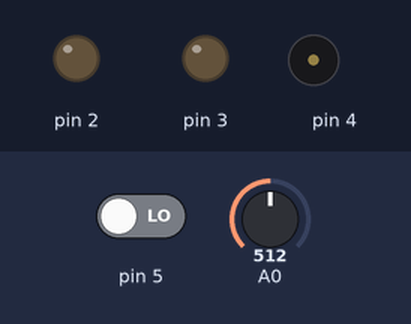
Bench run of a sketch on a simulated Arduino Uno, built with avr-gcc and run on an emulated ATmega328P. Shown: output pins drawn as LEDs (lit = HIGH), buzzer (waves = sounding). The inputs (shaded band) are chosen by the test bench; at power-on: A0 = 512, pin 5 LOW.

Above: at 1.2 s.
1.3 s: A0 set to 791
2.8 s: A0 set to 815
At 3.5 s:
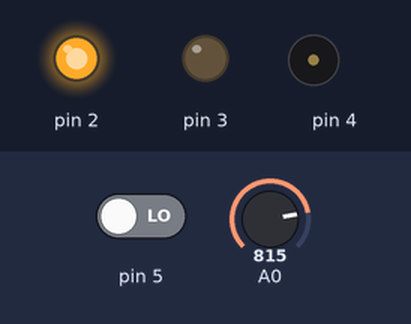
5.8 s: pin 5 driven HIGH
At 7.1 s:
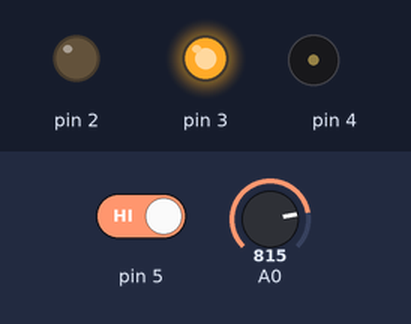
7.4 s: pin 5 driven LOW
At 8.45 s:
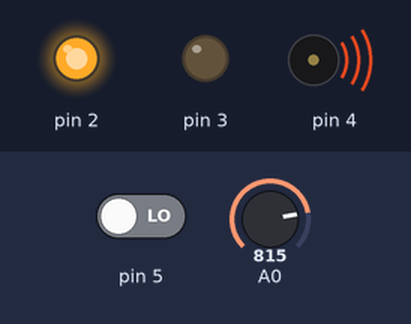
10.4 s: A0 set to 790
At 11.7 s:
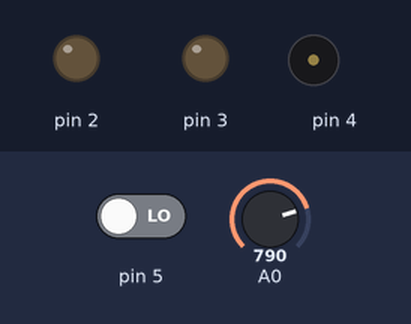
12.0 s: A0 set to 810
At 12.8 s:
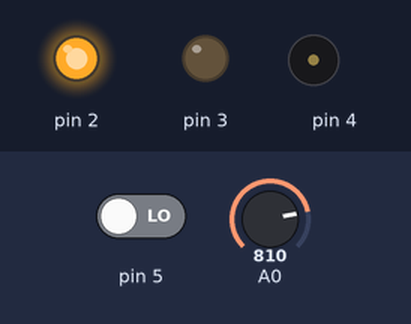
Timing chart, 0 to 16.0 s (numbered marks = the images above; inputs shaded):
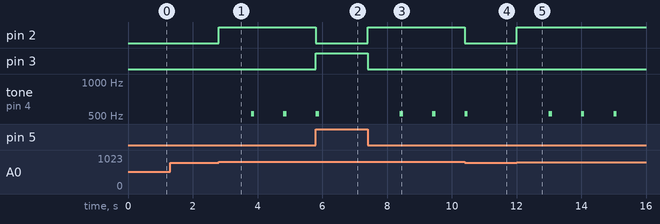

The sketch:

Kod.ino
```cpp
int Kuvvet = 0;

int Kemer = 0;

void setup()
{
  pinMode(5, INPUT);
  pinMode(A0, INPUT);
  pinMode(3, OUTPUT);
  pinMode(2, OUTPUT);
  pinMode(4, OUTPUT);
}

void loop()
{
  Kemer = digitalRead(5);
  Kuvvet = analogRead(A0);
  if (Kuvvet > 800) {
    if (Kemer == 1) {
      digitalWrite(3, HIGH);
      digitalWrite(2, LOW);
    } else {
      digitalWrite(3, LOW);
      digitalWrite(2, HIGH);
      delay(1000); // Wait for 1000 millisecond(s)
      tone(4, 523, 100); // play tone 60 (C5 = 523 Hz)
    }
  } else {
    digitalWrite(3, LOW);
    digitalWrite(2, LOW);
  }
}
```

Measured:
- the behaviour switches between 800 and 801 on A0 (found by bisection; images 0 and 1)
- after the input at 1.3 s, every drawn part: stays the same
- after the input at 2.8 s, pin 2: LOW → HIGH at once; tone on pin 4: alternates 523 Hz for 0.10 s and silent for 0.90 s, starting after 1.0 s
- after the input at 5.8 s, pin 2: HIGH → LOW at once; pin 3: LOW → HIGH at once; tone on pin 4: goes on until 5.9 s, then stays silent
- after the input at 7.4 s, pin 2: LOW → HIGH at once; pin 3: HIGH → LOW at once; tone on pin 4: alternates 523 Hz for 0.10 s and silent for 0.90 s, starting after 1.0 s
- after the input at 10.4 s, pin 2: HIGH → LOW at once; tone on pin 4: goes on until 10.5 s, then stays silent
- after the input at 12.0 s, pin 2: LOW → HIGH at once; tone on pin 4: alternates 523 Hz for 0.10 s and silent for 0.90 s, starting after 1.0 s
